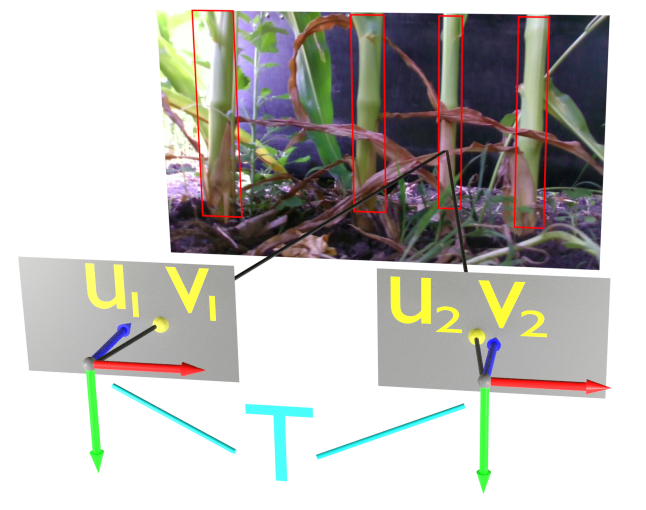
#> input picture visualization/multiview-sfm-txt.png, 1291 x 1019 px, given as the content of the folder jiacheng/data, which was not available (shown at 1/2 size)
$ python line_detection.py
#> lines starting #> are read from the running program, lines starting #| are printed output that depends on the picture; after the words box and inside, x2 and y2 are one past the last pixel; in counts of white or black regions, pixels touching at a corner belong together; pictures that were not available may be replaced by others from this repository, and a replacement may not be noted
import os
import sys
import argparse
import numpy as np
import open3d as o3d
import math
import copy

if '/opt/ros/kinetic/lib/python2.7/dist-packages' in sys.path:
    sys.path.remove('/opt/ros/kinetic/lib/python2.7/dist-packages')
import cv2
from PIL import Image
import matplotlib.pyplot as plt
from scipy.sparse import csr_matrix
from utils.corn_utils import find_stalks


# [109 lines left out: functions draw_frame, compute_point_cloud, visualize_pcd, angle_calculate_pcd, points2pixel, points2heightmap, not called in this run]

def detect_lines(img, minLineLength=80, bin_width=16):
    im_h, im_w = img.shape[:2]
    img = img[int(im_h/2):im_h, 0:im_w]

    # this is for image closing
    kernel = np.ones((37,37),np.uint8)
    closing = cv2.morphologyEx(img, cv2.MORPH_CLOSE, kernel)
    # used img instead of closing
    edges = cv2.Canny(img,50,150,apertureSize = 3)

    # LineLength determined based on observation
    lines = cv2.HoughLinesP(image=edges,rho=1,theta=np.pi/180, threshold=50,lines=np.array([]),
                            minLineLength=minLineLength,maxLineGap=80)

    a,b,c = lines.shape
    cent_pos = []
    for i in range(a):
        # [0][0], and [0][2] are x (column locations)
        angle =  math.atan((lines[i][0][1]-lines[i][0][3])/(lines[i][0][0]-lines[i][0][2]))
        # angle between 75 and 90 degree
        if  (angle > 1.3 and angle <= math.pi/2) or (angle < -1.3 and angle >= -math.pi/2) and abs((lines[i][0][1]-lines[i][0][3]))>100:
          cv2.line(img, (lines[i][0][0], lines[i][0][1]), (lines[i][0][2], lines[i][0][3]), (0, 0, 255), 3, cv2.LINE_AA)
          #print(i,(lines[i][0][0], lines[i][0][2]))
          cent_pos.append((lines[i][0][0]+lines[i][0][2])/2.0)
    cent_pos.sort()
    cent_pos = np.array(cent_pos)

    hist, bin_edges = np.histogram(cent_pos, bins=int(im_w/bin_width), range=(0, im_w))
    return hist, bin_edges


def main(args):

    os.system('mkdir -p %s'%(args.output_dir))
    flist = os.listdir(args.load_from)
    flist.sort()
    num_images = len(flist)

    fig, ax = plt.subplots(4,1, sharex='col')
    fig.set_size_inches(10, 18)
    plt.subplots_adjust(wspace=0, hspace=0)

    for img_index in range(num_images):
        print(flist[img_index])
        corn_img = cv2.imread(os.path.join(args.load_from, flist[img_index]))
#> corn_img is the input picture: shape (1019, 1291, 3); mean B, G, R 183.9, 188.2, 190.1

        im_h, im_w, _ = corn_img.shape
#> im_h = 1019; im_w = 1291
        if corn_img.shape[0] == 720:
            # camera intrinsics for Realsense D455 at 720 x 1280 resolution
            K=np.array([[643.014,      0.0,  638.611],
                        [0.0,      643.014,  365.586],
                        [0.0,          0.0,    1.0]])
        elif corn_img.shape[0] == 480:
            # camera intrinsics for Realsense D455 at 480 x 848 resolution
            K=np.array([[425.997,      0.0,  423.08],
                        [0.0,      425.997,  243.701],
                        [0.0,          0.0,    1.0]])

        # histogram of line detection results
        bin_width = 8
        line_hist, bin_edges = detect_lines(corn_img, bin_width=bin_width)
#> in detect_lines, `img = img[int(im_h/2):im_h, 0:im_w]`:
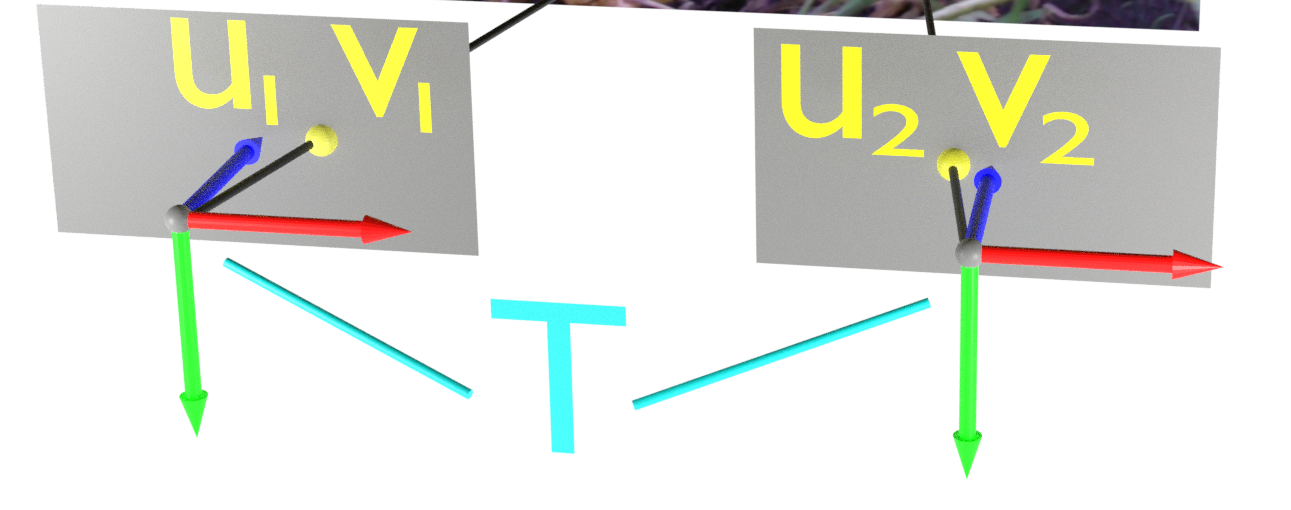
#> img: shape (510, 1291, 3); mean of channels 0, 1, 2 219.6, 226.4, 223.8; drawn as B, G, R
#> in detect_lines, `closing = cv2.morphologyEx(img, cv2.MORPH_CLOSE, kernel)`:
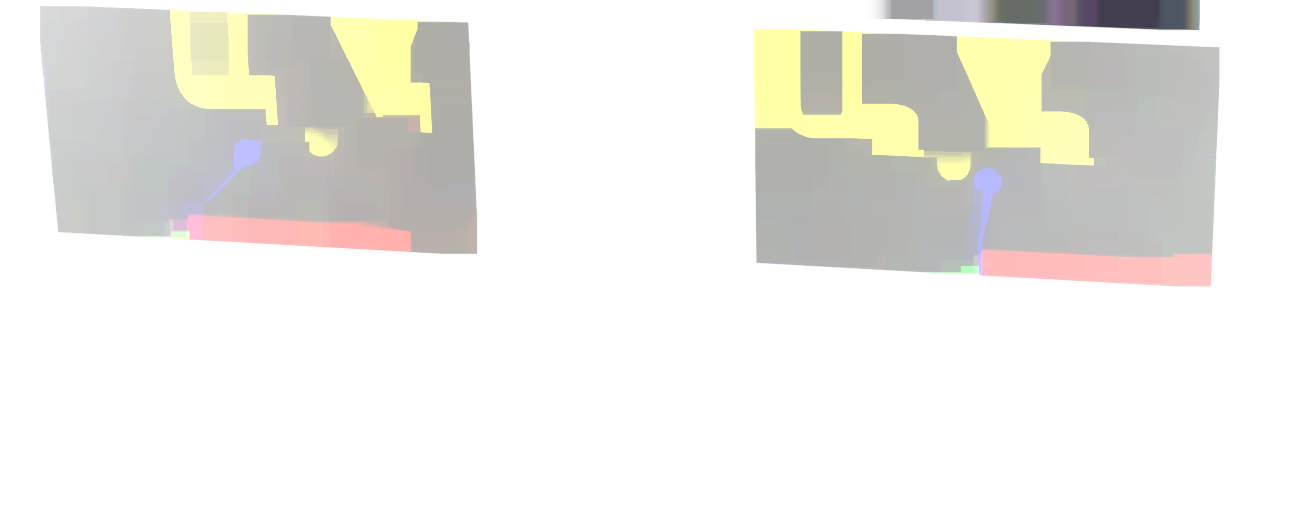
#> closing: shape (510, 1291, 3); mean of channels 0, 1, 2 231.3, 235.8, 237; drawn as B, G, R
#> in detect_lines, `edges = cv2.Canny(img,50,150,apertureSize = 3)`:
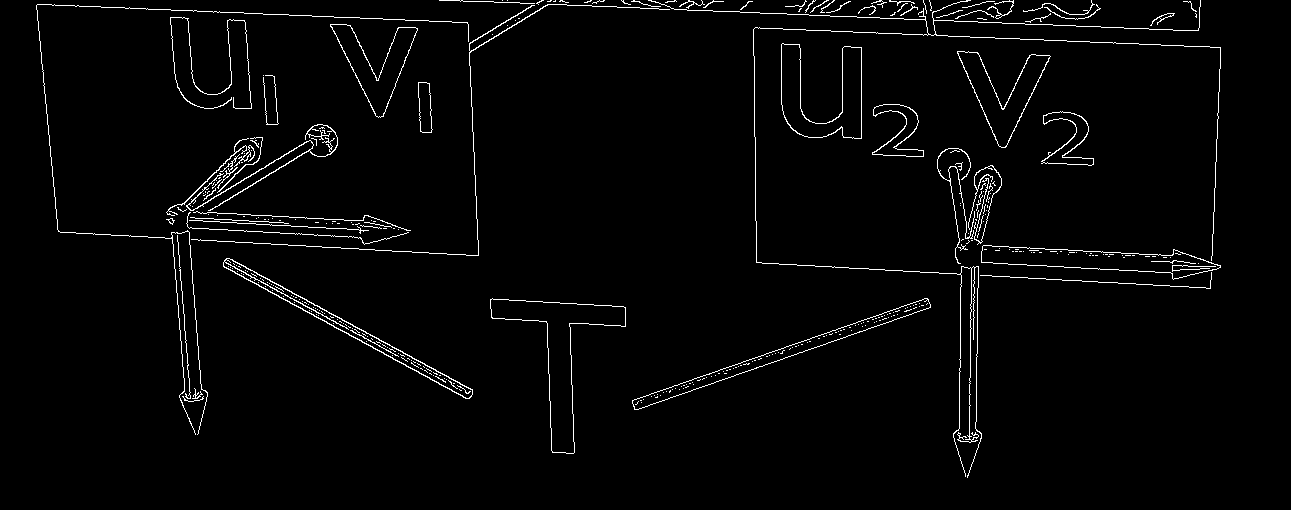
#> edges: shape (510, 1291); 2.3% white in thin lines or dots, all inside (x1, y1, x2, y2) = (36, 0, 1221, 478)
#> in detect_lines, `lines = cv2.HoughLinesP(image=edges,rho=1,theta=np.pi/180, threshold=5..`: lines = 93 rows, first 6: [166, 219, 477, 235], [36, 5, 288, 14], [762, 263, 1210, 287], [551, 428, 1068, 250], [752, 1, 756, 262], [60, 232, 478, 254]
#> the loop in detect_lines, `for i in range(a):` made 93 passes
#> angle on passes 1 to 12: 0.0514, 0.0357, 0.0535, -0.332, 1.56, 0.0526, 0.0345, -0.541, -1.55, 0.0363, 0.489, 0
#> after the loop in detect_lines, `for i in range(a):`:
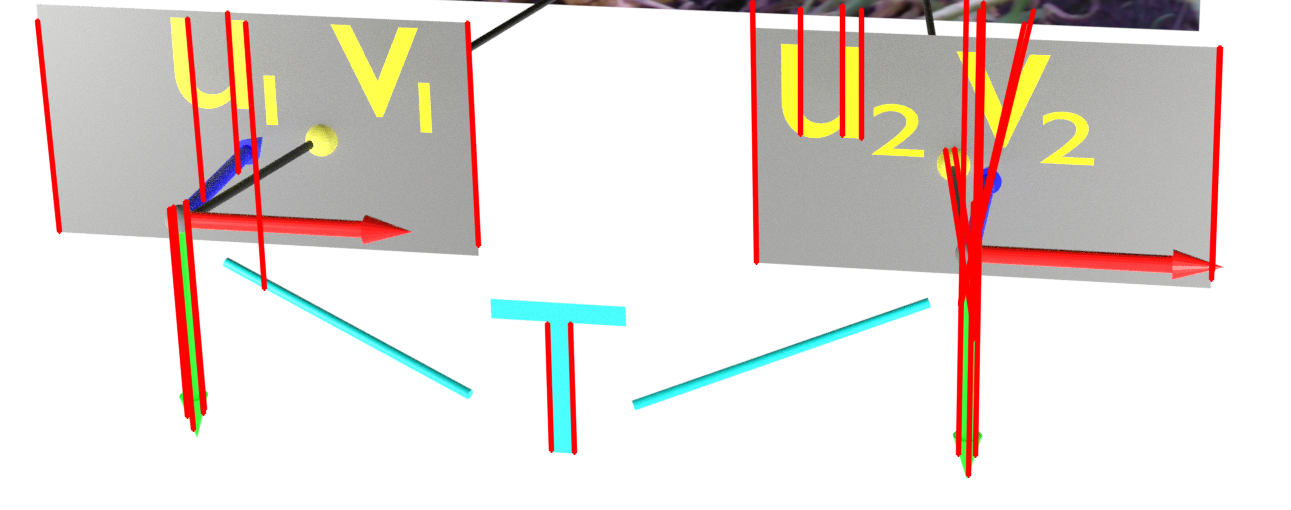
#> img: shape (510, 1291, 3); 4.92% of pixels changed, all inside (x1, y1, x2, y2) = (34, 0, 1224, 478); drawn as B, G, R
#> after the loop in detect_lines, `for i in range(a):`: cent_pos = 25 values, max 1216 at index 17, min 48 at index 7, mean 662.5
#> in detect_lines, `cent_pos = np.array(cent_pos)`: cent_pos = 25 values from 48 to 1216
#> in detect_lines, `hist, bin_edges = np.histogram(cent_pos, bins=int(im_w/bin_width), ran..`: hist = 161 values, max 3 at index 24, min 0 at index 0, mean 0.155; bin_edges = 162 values from 0 to 1291
#> line_hist has the same summary as hist in detect_lines; bin_edges = 162 values from 0 to 1291
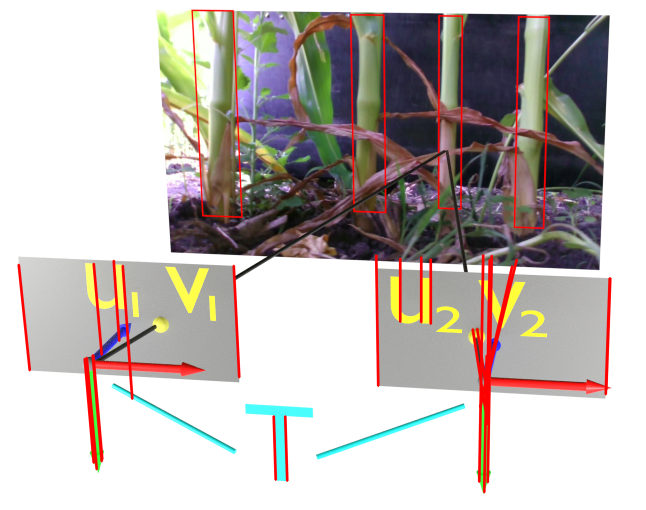
#> corn_img: shape (1019, 1291, 3) (shown at 1/2 size); 2.46% of pixels changed, all inside (x1, y1, x2, y2) = (34, 509, 1224, 987)

        hist_idx = (bin_edges[:-1] + bin_width/2).astype('int')
#> hist_idx = 161 values from 4 to 1286

        # histogram of occupancy
        mask = (corn_img[:,:,0]>0) & (corn_img[:,:,1]>0) & (corn_img[:,:,2]>0)
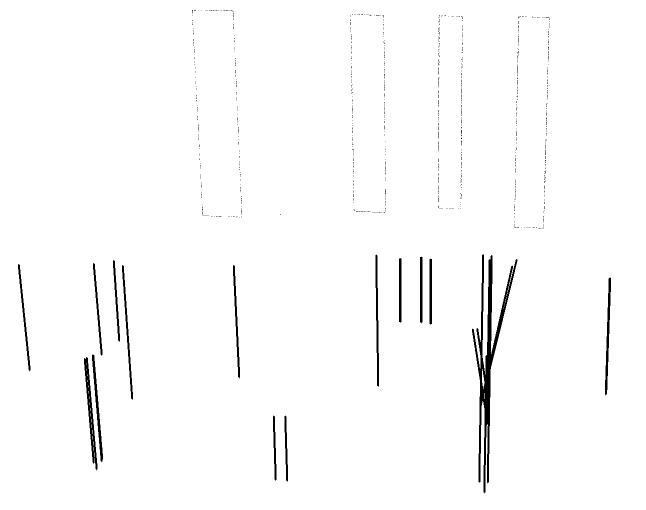
#> mask: shape (1019, 1291) bool (shown at 1/2 size); 98.3% white; 815 black regions (800 under 20 px), largest, box (x1, y1, x2, y2) and area: (944, 509, 1035, 987) 8238, (168, 714, 195, 941) 1731, (1210, 555, 1222, 791) 1124
        pixel_coord = np.where(mask)
#> pixel_coord = 1293285 positions, rows 0 to 1018, columns 0 to 1290
        pixel_coord = np.stack([pixel_coord[0], pixel_coord[1]]).T
#> pixel_coord = 1293285 pairs, first value 0 to 1018, second value 0 to 1290
        # filter top 100 pixels
        pixel_coord = pixel_coord[pixel_coord[:,1] > 100]
#> pixel_coord = 1191211 pairs, first value 0 to 1018, second value 101 to 1290
        m = pixel_coord.shape[0]
#> m = 1191211
        count = csr_matrix((np.ones(m), (pixel_coord[:,0], pixel_coord[:,1])), shape=(im_h, im_w))
        occupancy_hist = np.array(count.sum(axis=0)).reshape(-1)[hist_idx]
#> occupancy_hist = 161 values, max 1019 at index 13, min 0 at index 0, mean 921.3

        # combine two histograms
        combined_hist = line_hist * occupancy_hist
#> combined_hist = 161 values, max 2736 at index 24, min 0 at index 0, mean 135.9

        # plot the results
        ax[1].set_ylim(0, 5)

        ax[0].imshow(corn_img, aspect="auto")
        ax[1].plot(hist_idx, line_hist)
        ax[2].plot(hist_idx, occupancy_hist)
        ax[3].plot(hist_idx, combined_hist)

        ax[0].tick_params(bottom=False, left=False, labelbottom=False, labelleft=False)
        ax[1].tick_params(bottom=False, labelbottom=False)
        ax[2].tick_params(bottom=False, labelbottom=False)
        ax[3].tick_params(bottom=False, labelbottom=False)

        ax[1].set_ylabel('line_hist')
        ax[2].set_ylabel('occupancy_hist')
        ax[3].set_ylabel('combined_hist')

        plt.savefig(os.path.join(args.output_dir, flist[img_index]), bbox_inches='tight')
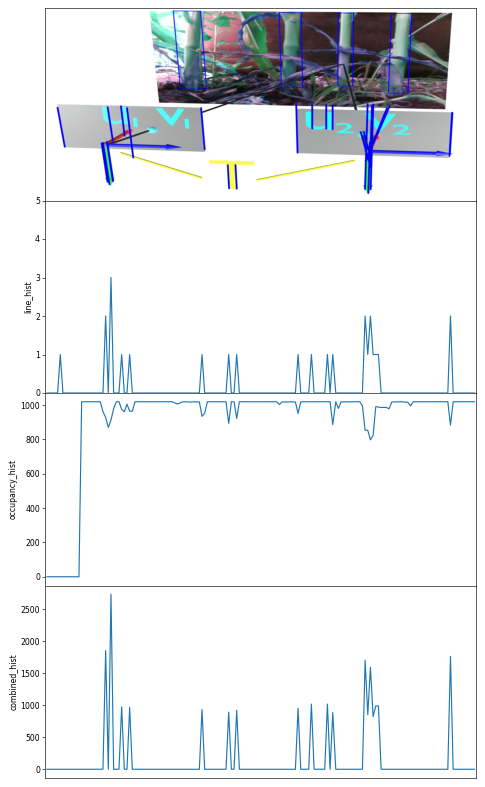
#> figure drawn by matplotlib, 4 panels; B, G, R data is drawn as R, G, B

        for a in ax:
            a.clear()


if __name__ == '__main__':
    parser = argparse.ArgumentParser(description='Test corn_img filter and projection for corn images')
    parser.add_argument('--load_from', default='jiacheng/data', help='directory to load segmented corn images')
    parser.add_argument('--output_dir', default='line_detection', help='directory to output bayesian filtered results')
    parser.add_argument('--stitch', default=0, type=int, help='sticth the corn segmentation and original picture together')
    args = parser.parse_args()

    main(args)
